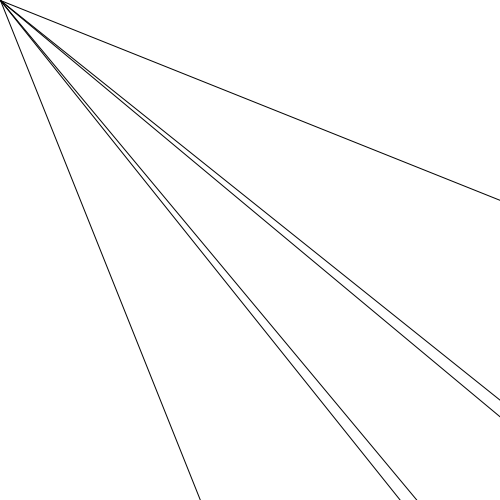
Frame 1 (no input)
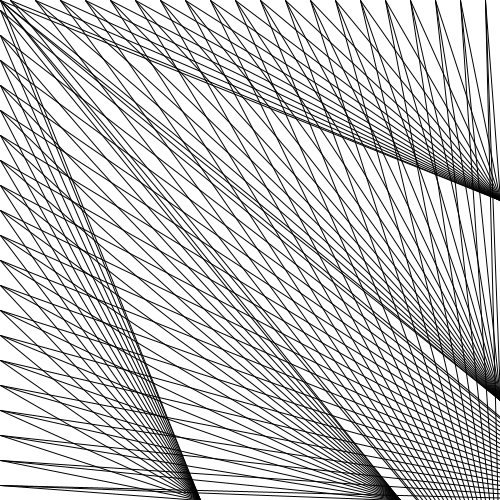
Frame 60 (the mouse pressed at the canvas centre just before this capture)
Frame 120 (the mouse held since frame 60 and released just before this capture): identical to frame 60, image omitted

The Processing sketch that drew these frames (run headless with seeded random() and noise(); from frame 60 on, the mouse is pressed at the canvas centre):

// Processing sketch: processing_31643
// ── processing_31643.pde


int a = 0;
int b = 5;
int c = 500;

void setup (){
 size (500, 500);

 background (255);

}  
  
void draw (){  
  //line(a, 0 , c, 100);
  line(a, 0 , c, 200);
  //line(a, 0 , c, 300);
  line(a, 0 , c, 400);
  //line(a, 0 , c, 500);
  line(a, 0 , c, 600);
  
  //line(100, c, 0, a);
  line(200, c, 0, a);
  //line(300, c, 0, a);
  line(400, c, 0, a);
  //line(500, c, 0, a);
  line(600, c, 0, a);
  
  a = b + 5;
  b = a + 20;
  a = a + 0;
  

}
